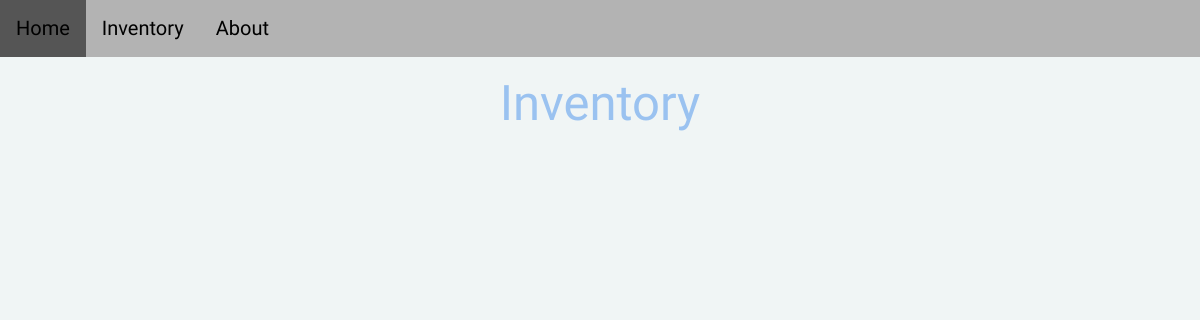
Before: /inventory with the older database file.
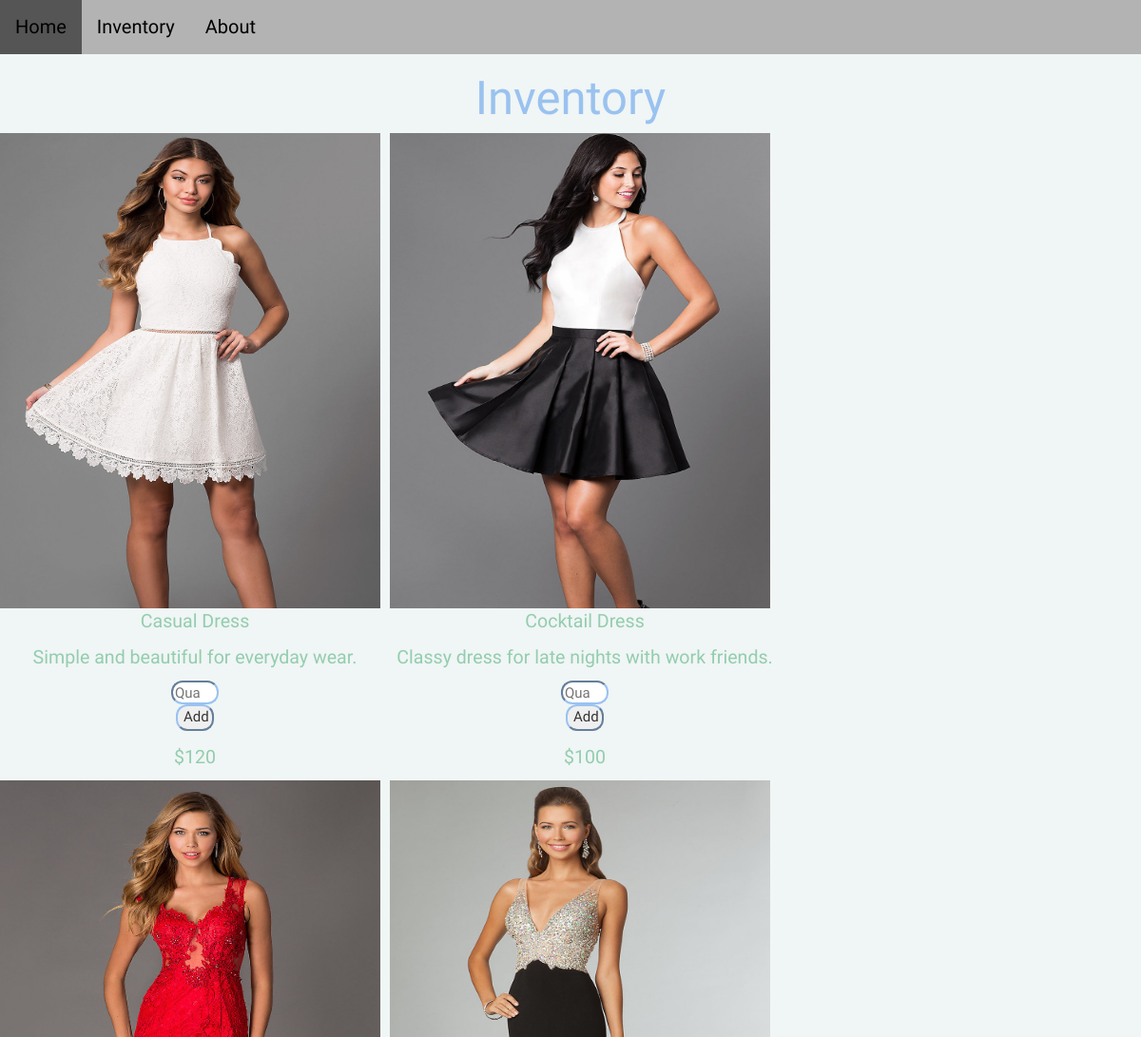
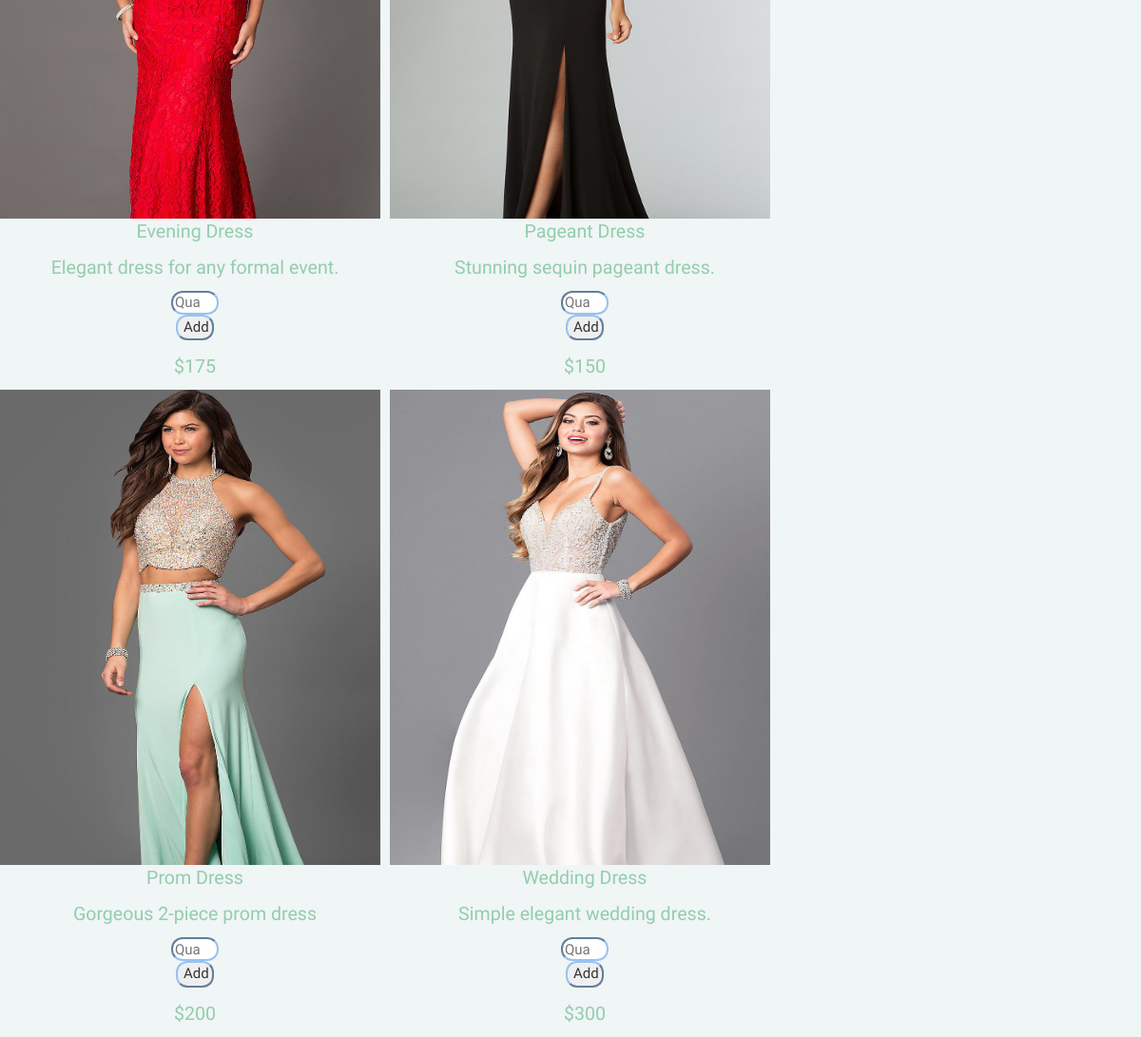
After: the same page with the newer database file (2 pictures, top to bottom).
### Rent/models.py (models this page shows, shortened)
class Dress(models.Model):
    name = models.CharField(max_length=20)
    quantity = models.IntegerField()
    price = models.IntegerField()
    description = models.CharField(max_length=100)
    img = models.CharField(max_length=100)
    def static_url(self):
        return "imgs/" + self.img

### Rent/views.py (the view)
# urls.py: url(r'^inventory$', views.inventory, name='inventory'),
def inventory(request):
    dresses = Dress.objects.all()
    return render(request, 'rent/inventory.html', {'dresses': dresses})

### Rent/templates/rent/inventory.html (shortened to what this page needs)
{% load bootstrap3 %} {% load static %} {% bootstrap_css %} {% bootstrap_javascript %} {% block content %}
<head>
    <link href="{% static 'rent.css' %}" type="text/css" rel="stylesheet" />
</head>
<body>
    <ul class="topnav" id="myTopnav">
        <li><a href="{% url 'RentTheDress:home' %}">Home</a></li>
        <li><a href="{% url 'RentTheDress:inventory' %}">Inventory</a></li>
        <li><a href="{% url 'RentTheDress:about' %}">About</a></li>
    </ul>
    <h1>Inventory</h1>
{% for dress in dresses %}
 <div class="imgContainer">
            <img src="{% static  dress.static_url  %}">
            <p id="dress">{{ dress.name }}</p>
            <p id="description">{{ dress.description }}</p>
            <center><input type="number" id='Wedding' placeholder="Quan" min="0" max="{{ dress.quantity }}">
            <form action="{% url 'RentTheDress:rent' dress.id %}" method="GET">
                <input id="button" type="submit" value="Add"></input></center>
            <p id="price">${{ dress.price }}</p>
        </div>
{% endfor %}
</body>
{% endblock %}

### Rent/static/rent.css (style rules this page uses)
h1, p { text-align: center; }
h1 { font-family: 'Dancing Script', cursive; font-size: 350%; color: #9ac2f0; }
body { background-color: #f0f5f5; }
p, li { color: #93cdae; font-family: 'Shadows Into Light', cursive; font-size: 140%; }
td, a { color: black; font-size: 130%; }
ul.topnav { list-style-type: none; margin: 0; padding: 0; overflow: hidden; background-color: #b3b3b3; }
ul.topnav li { float: left; }
ul.topnav li a { font-family: 'Shadows Into Light', cursive; display: inline-block; color: black; text-align: center; padding: 14px 16px; text-decoration: none; transition: 0.3s; font-size: 20px; }
img { height: 500px; width: 400px; margin-right: 10px; }
.imgContainer { float: left; }
#button { border-radius: 12px; border-color: #9ac2f0; font-family: 'Shadows Into Light', cursive; text-align: center; font-size: 15px; width: 40px; }
#Casual, #Cocktail, #Evening, #Pageant, #Prom, #Wedding { height: 25px; width: 50px; border-radius: 12px; border-color: #9ac2f0; font-family: 'Shadows Into Light', cursive; text-align: center; font-size: 15px; }

Changed rows visible on the page:
added Dress: img (picture), name "Casual Dress", description "Simple and beautiful for everyday wear.", price "120"
added Dress: img (picture), name "Cocktail Dress", description "Classy dress for late nights with work friends.", price "100"
added Dress: img (picture), name "Evening Dress", description "Elegant dress for any formal event.", price "175"
added Dress: img (picture), name "Pageant Dress", description "Stunning sequin pageant dress.", price "150"
added Dress: img (picture), name "Prom Dress", description "Gorgeous 2-piece prom dress", price "200"
added Dress: img (picture), name "Wedding Dress", description "Simple elegant wedding dress.", price "300"
